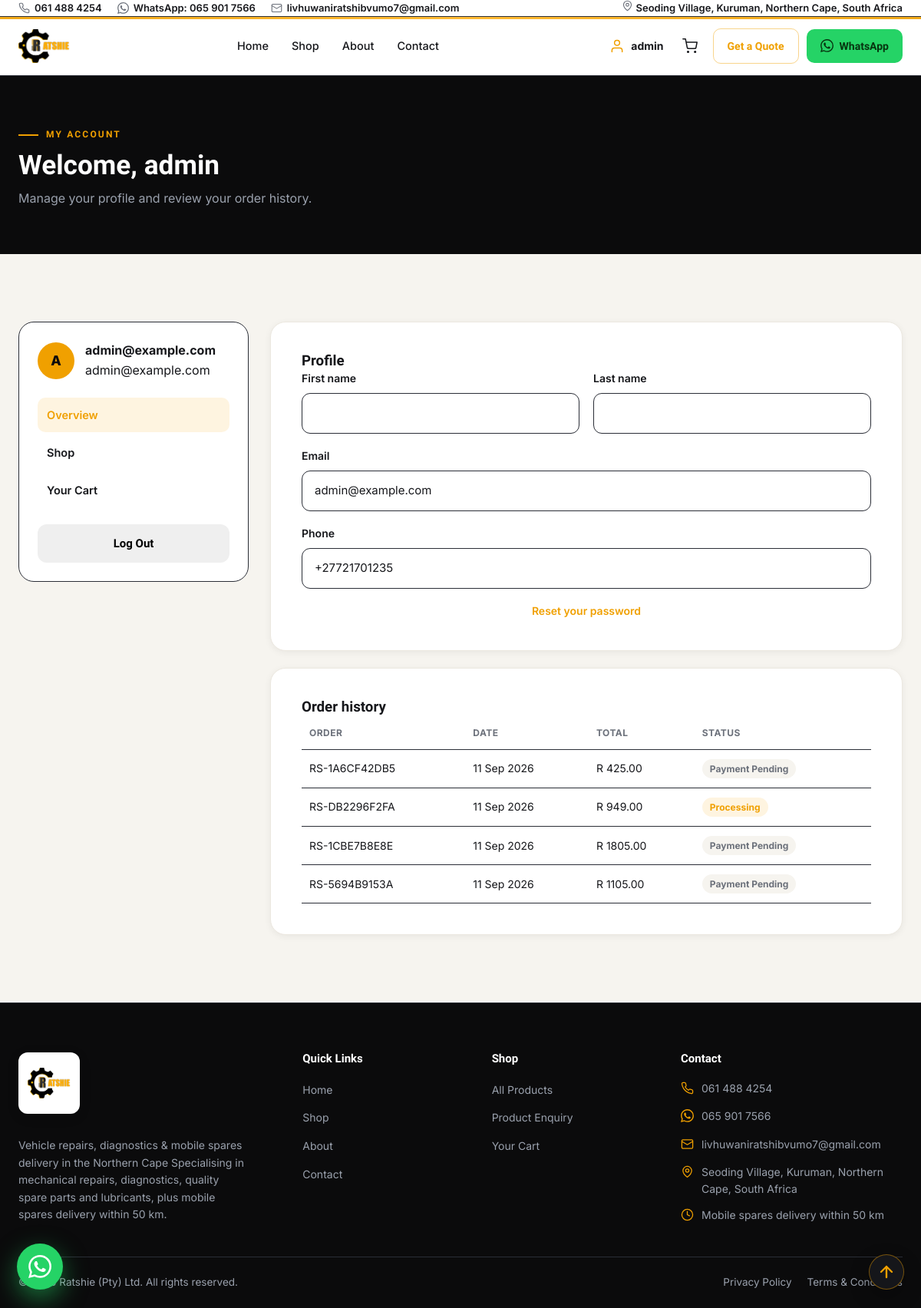
The app's page /account/ (signed in) with its own data.
### core/models.py (models this page shows, shortened)
class SiteConfig(models.Model):
    site_name = models.CharField(max_length=120, default=settings.SITE_NAME)
    tagline = models.CharField(max_length=200, default=settings.SITE_TAGLINE)
    phone = models.CharField(max_length=32, default=settings.BUSINESS_PHONE)
    phone_display = models.CharField(max_length=32, default=settings.BUSINESS_PHONE_DISPLAY)
    whatsapp_number = models.CharField(max_length=32, default=settings.WHATSAPP_NUMBER)
    whatsapp_display = models.CharField(max_length=32, default=settings.WHATSAPP_DISPLAY)
    email = models.EmailField(default=settings.BUSINESS_EMAIL)
    contact_name = models.CharField(max_length=120, default=settings.CONTACT_NAME)
    address = models.CharField(max_length=255, default=settings.BUSINESS_ADDRESS)
    service_radius_km = models.PositiveIntegerField(default=settings.SERVICE_RADIUS_KM)
    standard_delivery_days = models.PositiveIntegerField(
        "Standard delivery (business days)",
        default=7,
        help_text="Number of business days (Mon-Fri) for standard delivery estimates.",
    )
    hero_headline = models.CharField(max_length=160, default="Expert Automotive Care")
    hero_statement = models.TextField(
        default=(
            "Professional vehicle servicing, diagnostics, repairs and quality "
            "automotive products you can trust."
        )
    )
    about_short = models.TextField(blank=True)
    created_at = models.DateTimeField(auto_now_add=True)
    updated_at = models.DateTimeField(auto_now=True)
    class Meta:
        verbose_name = "Site configuration"
        verbose_name_plural = "Site configuration"
    @classmethod
    def load(cls):
        obj, _ = cls.objects.get_or_create(pk=1)
        return obj

### customers/models.py (models this page shows, shortened)
class Customer(models.Model):
    user = models.OneToOneField(
        settings.AUTH_USER_MODEL,
        on_delete=models.SET_NULL,
        null=True,
        blank=True,
        related_name="customer_profile",
        help_text="Optional link to a registered account on the site.",
    )
    full_name = models.CharField(max_length=120)
    phone = models.CharField(max_length=32, validators=[PHONE], blank=True)
    email = models.EmailField(blank=True)
    created_at = models.DateTimeField(auto_now_add=True)
    notes = models.TextField(blank=True)
    class Meta:
        ordering = ["full_name"]
        verbose_name_plural = "Customers"

### orders/models.py (models this page shows, shortened)
class Order(models.Model):
    class Status(models.TextChoices):
        PENDING = "pending", "Pending"
        PAYMENT_PENDING = "payment_pending", "Payment Pending"
        PAID = "paid", "Paid"
        PROCESSING = "processing", "Processing"
        READY = "ready", "Ready"
        COMPLETED = "completed", "Completed"
        CANCELLED = "cancelled", "Cancelled"
        REFUNDED = "refunded", "Refunded"
    class DeliveryChoice(models.TextChoices):
        COLLECTION = "collection", "Collect at Workshop"
        DELIVERY = "delivery", "Delivery"
    reference = models.CharField(max_length=40, unique=True, blank=True)
    customer = models.ForeignKey(
        "customers.Customer", on_delete=models.SET_NULL, null=True, blank=True, related_name="orders"
    )
    customer_name = models.CharField(max_length=160, blank=True)
    email = models.EmailField(blank=True)
    phone = models.CharField(max_length=40, blank=True)
    delivery_option = models.CharField(max_length=20, choices=DeliveryChoice.choices, default=DeliveryChoice.COLLECTION)
    delivery_address = models.TextField(blank=True)
    delivery_fee = models.DecimalField(max_digits=10, decimal_places=2, default=0)
    subtotal = models.DecimalField(max_digits=10, decimal_places=2, default=0)
    total = models.DecimalField(max_digits=10, decimal_places=2, default=0)
    status = models.CharField(max_length=20, choices=Status.choices, default=Status.PENDING)
    payment_status = models.CharField(max_length=20, choices=Status.choices, default=Status.PENDING)
    payment_reference = models.CharField(max_length=40, blank=True)
    payfast_transaction_id = models.CharField(max_length=64, blank=True)
    notes = models.TextField(blank=True)
    delivery_estimate_from = models.DateField(
        "Delivery estimate from",
        null=True,
        blank=True,
        help_text="Calculated delivery start date (business days).",
    )
    delivery_estimate_to = models.DateField(
        "Delivery estimate to",
        null=True,
        blank=True,
        help_text="Calculated delivery end date (business days).",
    )
    delivery_estimate_source = models.CharField(
        "Estimate source",
        max_length=20,
        default="product",
        choices=[
            ("product", "Product settings"),
            ("admin_override", "Admin override"),
        ],
        help_text="Whether estimate came from product settings or admin override.",
    )
    delivery_estimate_updated_at = models.DateTimeField(
        "Estimate updated at",
        null=True,
        blank=True,
    )
    created_at = models.DateTimeField(auto_now_add=True)
    updated_at = models.DateTimeField(auto_now=True)
    class Meta:
        ordering = ["-created_at"]

### customers/views.py (the view)
# urls.py: path("", views.account_view, name="account"),
@login_required
def account_view(request):
    customer = Customer.objects.filter(user=request.user).first()
    orders = Order.objects.filter(customer=customer).order_by("-created_at") if customer else []
    return render(
        request,
        "customers/account.html",
        {"profile": customer, "orders": orders},
    )

### templates/customers/account.html (shortened to what this page needs)
{% extends "base.html" %}
{% load static %}
{% block content %}
<section class="account-hero">
  <div class="container account-hero__inner">
    <span class="eyebrow">My Account</span>
    <h1>Welcome, {{ request.user.first_name|default:request.user.username }}</h1>
    <p>Manage your profile and review your order history.</p>
  </div>
</section>
<section class="section section--cream">
  <div class="container">
    <div class="account-grid">
      <aside class="account-side">
        <div class="account-side__user">
          <div class="account-avatar">{{ request.user.first_name|first|default:request.user.username|first|upper }}</div>
          <div>
            <strong>{{ request.user.get_full_name|default:request.user.email }}</strong>
            <div class="muted">{{ request.user.email }}</div>
          </div>
        </div>
        <nav class="account-side__nav" aria-label="Account">
          <a class="is-active" href="{% url 'customers:account' %}">Overview</a>
          <a href="{% url 'products:shop' %}">Shop</a>
          <a href="{% url 'orders:cart' %}">Your Cart</a>
        </nav>
        <form method="post" action="{% url 'customers:logout' %}" data-logout>
          <button type="submit" class="btn btn--outline btn--block">Log Out</button>
        </form>
      </aside>
      <div class="account-main">
        <div class="account-profile form-card">
          <h3>Profile</h3>
          <div class="form-row">
            <div class="field">
              <label>First name</label>
              <input type="text" value="{{ request.user.first_name }}" readonly>
            </div>
            <div class="field">
              <label>Last name</label>
              <input type="text" value="{{ request.user.last_name }}" readonly>
            </div>
          </div>
          <div class="field">
            <label>Email</label>
            <input type="email" value="{{ request.user.email }}" readonly>
          </div>
          {% if profile %}
          <div class="field">
            <label>Phone</label>
            <input type="text" value="{{ profile.phone|default:'—' }}" readonly>
          </div>
          {% endif %}
          <p class="auth-alt" style="margin-top:12px">
            <a href="{% url 'customers:password_reset' %}">Reset your password</a>
          </p>
        </div>
        <div class="account-orders form-card">
          <h3>Order history</h3>
          {% if orders %}
          <div class="account-table-wrap">
            <table class="account-table">
              <thead>
                <tr>
                  <th>Order</th>
                  <th>Date</th>
                  <th>Total</th>
                  <th>Status</th>
                </tr>
              </thead>
              <tbody>
                {% for o in orders %}
                <tr>
                  <td>{{ o.reference }}</td>
                  <td>{{ o.created_at|date:"d M Y" }}</td>
                  <td>R {{ o.total|floatformat:2 }}</td>
                  <td><span class="order-pill order-pill--{{ o.status }}">{{ o.get_status_display }}</span></td>
                </tr>
                {% endfor %}
              </tbody>
            </table>
          </div>
          {% else %}
          <p class="muted">You have not placed any orders yet.</p>
          <a class="btn btn--gold" href="{% url 'products:shop' %}">Browse the Shop</a>
          {% endif %}
        </div>
      </div>
    </div>
  </div>
</section>
{% endblock %}

### templates/base.html (shortened to what this page needs)
{% load static %}
<!DOCTYPE html>
<html lang="en-za">
<head>
  <link rel="stylesheet" href="{% static 'css/main.css' %}">
  <link rel="stylesheet" href="{% static 'css/ui.css' %}">
  <link rel="stylesheet" href="{% static 'css/site.min.css' %}">
</head>
<body>
  <div class="topbar">
    <div class="container topbar__inner">
      <div class="topbar__links">
        <a href="tel:{{ site_config.phone|cut:' '|cut:'('|cut:')'|cut:'-' }}">
          <svg class="ico" width="15" height="15" aria-hidden="true"><use href="#i-phone"></use></svg>
          {{ site_config.phone_display }}
        </a>
        <a href="{{ whatsapp_link }}" target="_blank" rel="noopener">
          <svg class="ico" width="15" height="15" aria-hidden="true"><use href="#i-whatsapp"></use></svg>
          WhatsApp: {{ site_config.whatsapp_display }}
        </a>
        <a href="mailto:{{ site_config.email }}">
          <svg class="ico" width="15" height="15" aria-hidden="true"><use href="#i-mail"></use></svg>
          {{ site_config.email }}
        </a>
      </div>
      <div class="topbar__links">
        <span><svg class="ico" width="15" height="15" aria-hidden="true"><use href="#i-pin"></use></svg> {{ site_config.address }}</span>
      </div>
    </div>
  </div>
  <header class="nav">
    <span class="nav__accent-line" aria-hidden="true"></span>
    <div class="container nav__inner">
      <a href="{% url 'home' %}" class="brand" aria-label="{{ site_config.site_name }} home">
        <img src="{% static 'img/brand/logo.png' %}" alt="{{ site_config.site_name }} logo" class="logo-mark" height="44" loading="eager">
      </a>
      <nav class="nav__menu" aria-label="Primary">
        <a class="nav__link {% if request.resolver_match.url_name == 'home' %}is-active{% endif %}" href="{% url 'home' %}">Home</a>
        <a class="nav__link {% if request.resolver_match.namespace == 'products' %}is-active{% endif %}" href="{% url 'products:shop' %}">Shop</a>
        <a class="nav__link {% if request.resolver_match.url_name == 'about' %}is-active{% endif %}" href="{% url 'about' %}">About</a>
        <a class="nav__link {% if request.resolver_match.url_name == 'contact' %}is-active{% endif %}" href="{% url 'contact' %}">Contact</a>
      </nav>
      <div class="nav__actions">
        <div id="accountArea" class="account-area">
          {% if user.is_authenticated %}
          <div class="account-menu">
            <button class="account-menu__trigger" aria-expanded="false" aria-haspopup="true" aria-label="Account menu">
              <svg width="20" height="20" aria-hidden="true"><use href="#i-user"></use></svg>
              <span class="account-menu__label">{{ user.first_name|default:user.username }}</span>
            </button>
          </div>
          {% else %}
          <a class="account-link" href="{% url 'customers:login' %}">Sign In</a>
          <a class="btn btn--gold btn--sm" href="{% url 'customers:register' %}">Sign Up</a>
          {% endif %}
        </div>
        {% if enabled_cart %}
        <a href="{% url 'orders:cart' %}" class="nav__cart" aria-label="Your cart">
          <svg width="20" height="20" aria-hidden="true"><use href="#i-cart"></use></svg>
        </a>
        {% endif %}
        <a class="nav__cta nav__cta--outline" href="{% url 'quotes:form' %}">Get a Quote</a>
        <a class="nav__cta nav__cta--wa" href="{{ whatsapp_link }}?text=Hi%2C%20I%20would%20like%20to%20request%20a%20quote" target="_blank" rel="noopener">
          <svg width="17" height="17" aria-hidden="true"><use href="#i-whatsapp"></use></svg> WhatsApp
        </a>
      </div>
    </div>
  </header>
  <main>
    {% block content %}{% endblock %}
  </main>
  <footer class="footer">
    <div class="container">
      <div class="footer__top">
        <div class="footer__about">
          <div class="footer__logo">
            <img src="{% static 'img/brand/logo.png' %}" alt="{{ site_config.site_name }} logo" class="logo-mark" loading="lazy">
          </div>
          <p style="margin-top:14px; max-width:34ch">
            {{ site_config.tagline }} Specialising in mechanical repairs, diagnostics,
            quality spare parts and lubricants, plus mobile spares delivery within
            {{ site_config.service_radius_km }} km.
          </p>
        </div>
        <div>
          <h4>Quick Links</h4>
          <ul>
            <li><a href="{% url 'home' %}">Home</a></li>
            <li><a href="{% url 'products:shop' %}">Shop</a></li>
            <li><a href="{% url 'about' %}">About</a></li>
            <li><a href="{% url 'contact' %}">Contact</a></li>
          </ul>
        </div>
        <div>
          <h4>Shop</h4>
          <ul>
            <li><a href="{% url 'products:shop' %}">All Products</a></li>
            <li><a href="{% url 'products:enquiry' %}">Product Enquiry</a></li>
            {% if enabled_cart %}<li><a href="{% url 'orders:cart' %}">Your Cart</a></li>{% endif %}
          </ul>
        </div>
        <div>
          <h4>Contact</h4>
          <ul class="footer__contact">
            <li>
              <span class="ic"><svg aria-hidden="true"><use href="#i-phone"></use></svg></span>
              <a href="tel:{{ site_config.phone|cut:' '|cut:'('|cut:')'|cut:'-' }}">{{ site_config.phone_display }}</a>
            </li>
            <li>
              <span class="ic"><svg aria-hidden="true"><use href="#i-whatsapp"></use></svg></span>
              <a href="{{ whatsapp_link }}" target="_blank" rel="noopener">{{ site_config.whatsapp_display }}</a>
            </li>
            <li>
              <span class="ic"><svg aria-hidden="true"><use href="#i-mail"></use></svg></span>
              <a href="mailto:{{ site_config.email }}">{{ site_config.email }}</a>
            </li>
            <li>
              <span class="ic"><svg aria-hidden="true"><use href="#i-pin"></use></svg></span>
              <span>{{ site_config.address }}</span>
            </li>
            <li>
              <span class="ic"><svg aria-hidden="true"><use href="#i-clock"></use></svg></span>
              <span>Mobile spares delivery within {{ site_config.service_radius_km }} km</span>
            </li>
          </ul>
        </div>
      </div>
      <div class="footer__bottom">
        <span>© {% now "Y" %} {{ site_config.site_name }}. All rights reserved.</span>
        <div class="footer__legal">
          <a href="{% url 'home' %}">Privacy Policy</a>
          <a href="{% url 'home' %}">Terms & Conditions</a>
        </div>
      </div>
    </div>
  </footer>
  <a class="wa-float" href="{{ whatsapp_link }}" target="_blank" rel="noopener" aria-label="Chat on WhatsApp">
    <svg aria-hidden="true"><use href="#i-whatsapp"></use></svg>
  </a>
  <button type="button" class="to-top" id="toTop" aria-label="Back to top" hidden>
    <svg aria-hidden="true"><use href="#i-chevron-up"></use></svg>
  </button>
</body>
</html>

### templates/components/messages.html (shortened to what this page needs)
{% load ui_tags %}

### records on screen
SiteConfig: phone_display "061 488 4254", whatsapp_display "065 901 7566", email "livhuwaniratshibvumo7@gmail.com", address "Seoding Village, Kuruman, Northern Cape, South Africa", tagline "Vehicle repairs, diagnostics & mobile spares delivery in the Northern Cape", service_radius_km "50", site_name "Ratshie (Pty) Ltd"
Customer: phone "+27721701235"
Order: reference "RS-1A6CF42DB5", created_at "11 Sep 2026", total "425.00", status "Payment Pending"
Order: reference "RS-DB2296F2FA", created_at "11 Sep 2026", total "949.00", status "Processing"
Order: reference "RS-1CBE7B8E8E", created_at "11 Sep 2026", total "1805.00", status "Payment Pending"
Order: reference "RS-5694B9153A", created_at "11 Sep 2026", total "1105.00", status "Payment Pending"

### other values on screen
{{ user.first_name|default:user.username }} "admin"
{{ request.user.first_name|default:request.user.username }} "admin"
{{ request.user.get_full_name|default:request.user.email }} "admin@example.com"
{{ request.user.email }} "admin@example.com"
